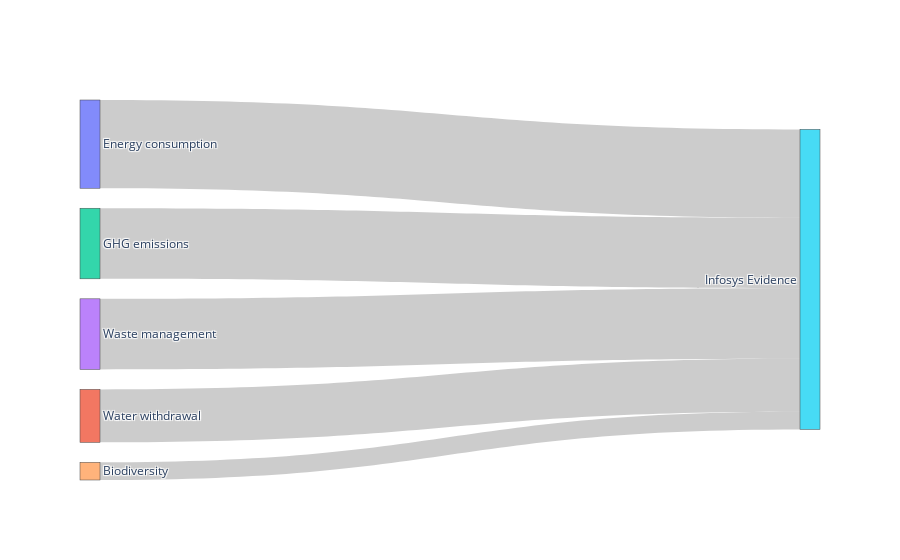

The code cell stored with this chart in its notebook:
### Markdown cell above
## 9) Visualizations — Sankey & Drift Dashboard

Example code to produce a Sankey diagram (Plotly) and a simple dashboard (pandas + matplotlib/plotly).

For the drift dashboard, color-code drift 0 (green) to 3 (red) using matplotlib or plotly bar charts.

### Code cell
import pandas as pd
import plotly.graph_objects as go

# Example dataframe (replace with real results)
df = pd.DataFrame([
    {'concept':'Energy consumption','evidence_count':5,'drift':0},
    {'concept':'Water withdrawal','evidence_count':3,'drift':1},
    {'concept':'GHG emissions','evidence_count':4,'drift':1},
    {'concept':'Waste management','evidence_count':4,'drift':0},
    {'concept':'Biodiversity','evidence_count':1,'drift':2},
])

labels = df['concept'].tolist() + ['Infosys Evidence']
source = list(range(len(df)))
target = [len(df)] * len(df)
value = df['evidence_count'].tolist()

fig = go.Figure(data=[go.Sankey(node=dict(label=labels), link=dict(source=source, target=target, value=value))])
fig.show()
# fig.write_html('sankey.html')

### Figure 1 — Plotly figure (JSON) as saved in the notebook; plotly's stock layout.template omitted (floating-point values rounded to 4 significant figures)
{"data": [{"link": {"source": [0, 1, 2, 3, 4], "target": [5, 5, 5, 5, 5], "value": [5, 3, 4, 4, 1]}, "node": {"label": ["Energy consumption", "Water withdrawal", "GHG emissions", "Waste management", "Biodiversity", "Infosys Evidence"]}, "type": "sankey"}], "layout": {}}
